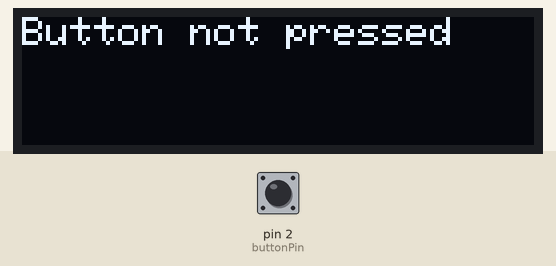
Recording of a sketch running on a simulated Arduino Uno, built with avr-gcc and run on an emulated ATmega328P. Parts: 128×32 one-colour display. Inputs (shaded band) come from the test bench; at power-on: pin 2 (buttonPin) LOW.

Above: at 1.2 s.
1.3 s: pin 2 (buttonPin) pulled HIGH for 0.15 s
At 1.39 s:
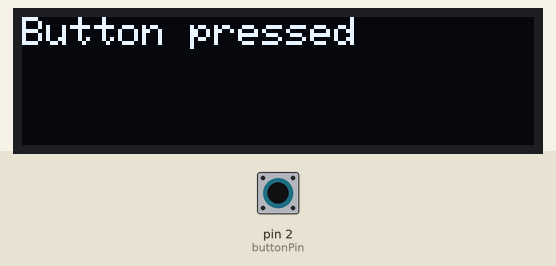
2.9 s: pin 2 (buttonPin) pulled HIGH for 3.2 s
Timing chart, 0 to 5.9 s (numbered marks = the images above; inputs shaded):
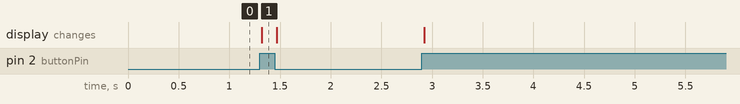

Measured:
- after the input at 1.3 s, the display: changes at once (image 1)

The sketch:

ButtonTest.ino
```cpp
/*
 * Random Nerd Tutorials - Rui Santos
 * Complete Project Details http://randomnerdtutorials.com
 */

#include <Adafruit_GFX.h>
#include <Adafruit_SSD1306.h>

#define OLED_RESET 4
Adafruit_SSD1306 display(OLED_RESET);

const int buttonPin = 2;

int buttonState = 0;

void setup()
{
  display.begin(SSD1306_SWITCHCAPVCC, 0x3C);// initialize with the I2C addr 0x3C (for the 128x32)(initializing the display)
  Serial.begin(9600);

  // initialize the pushbutton pin as an input:
  pinMode(buttonPin, INPUT);
}

void loop()
{
   // read the state of the pushbutton value:
  buttonState = digitalRead(buttonPin);

  display.clearDisplay();
  display.setTextColor(WHITE);
  display.setTextSize(1);
  display.setCursor(0,0);

  if (buttonState == HIGH) {
    display.print("Button pressed");
  } else {
    display.print("Button not pressed");
  }

  display.display();
}
```
